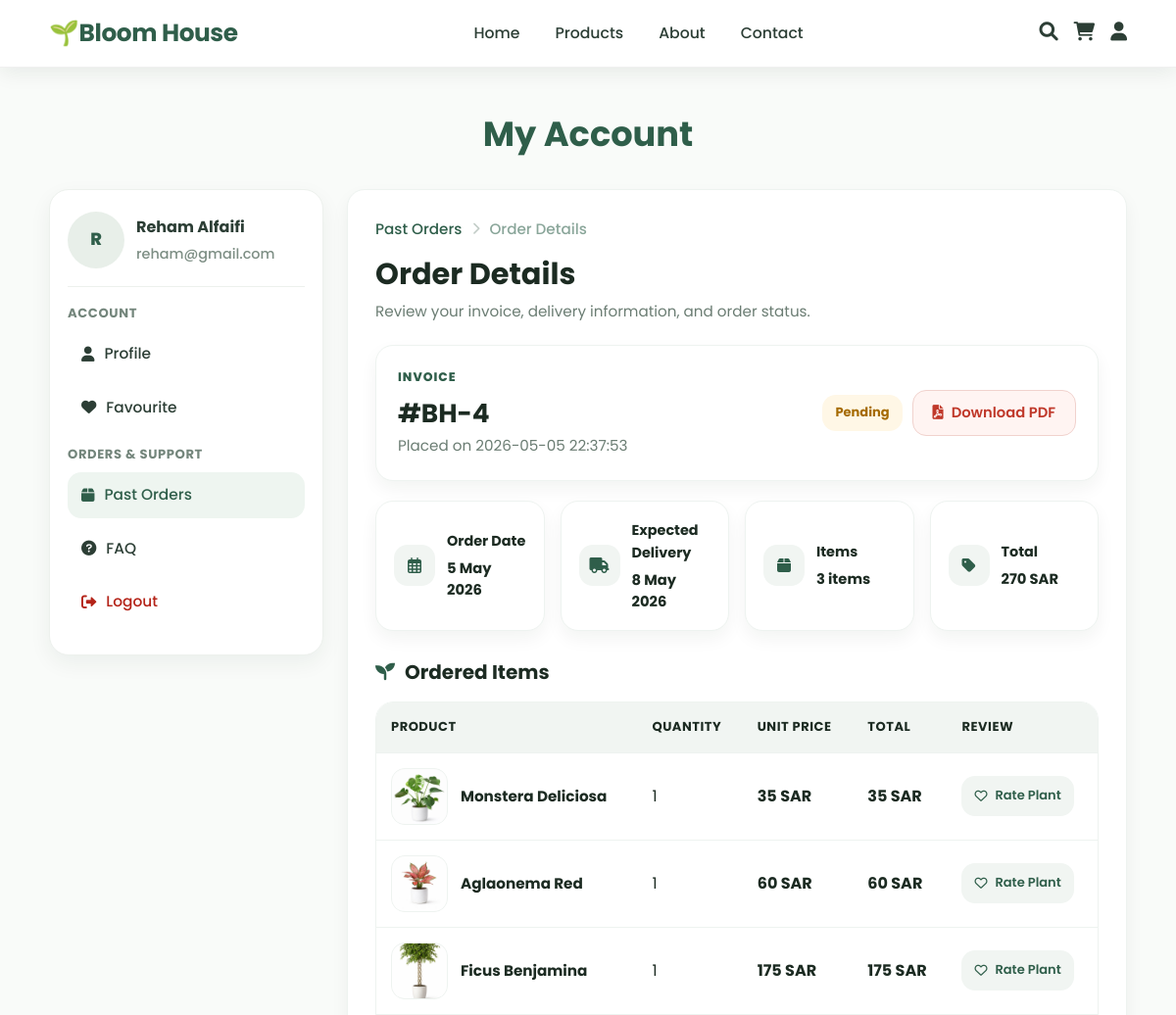
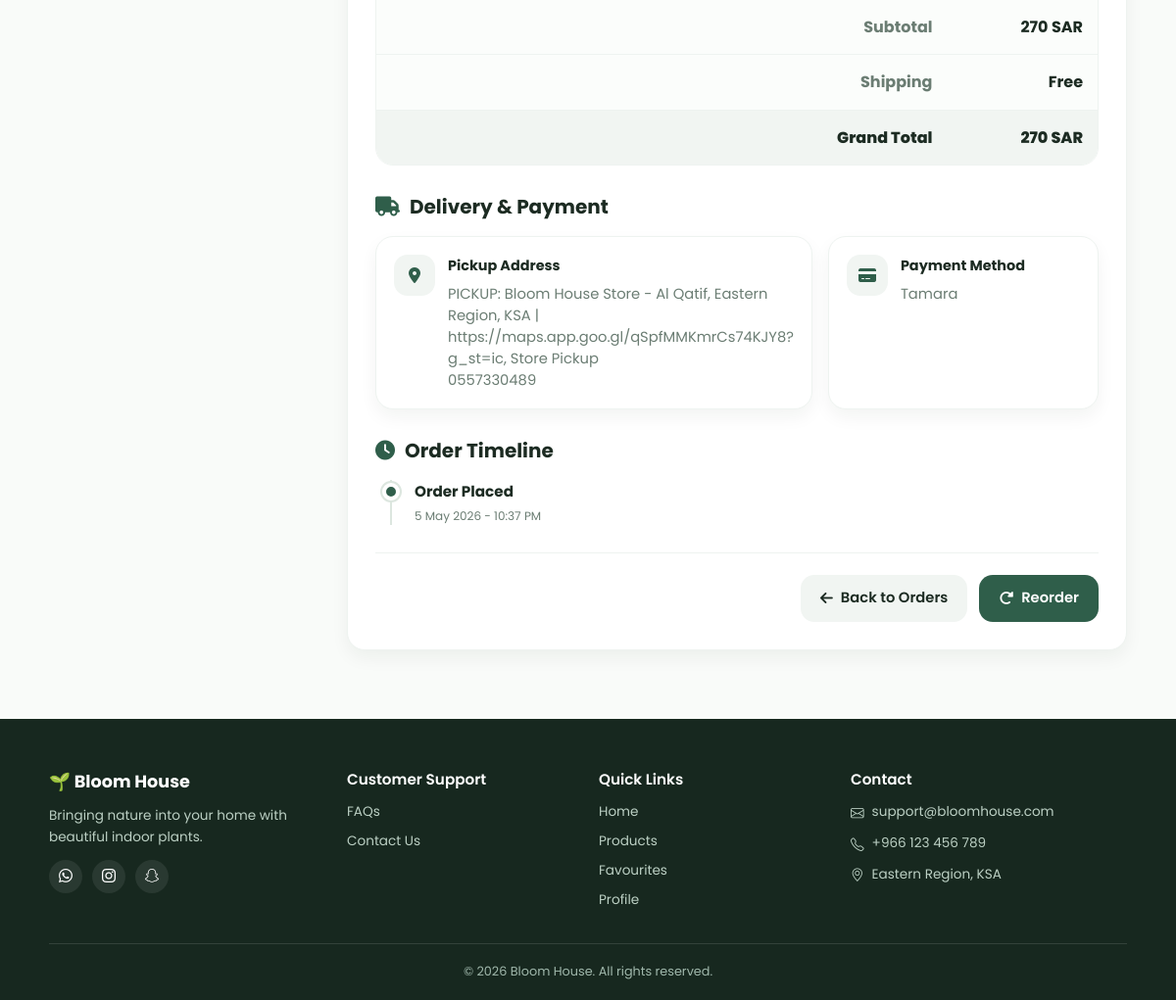
The app's page /past-order-details.php?order_id=4 (signed in) with its own data (2 pictures, top to bottom).
### tables this page shows
CREATE TABLE `user` (
  `user_id` int(11) NOT NULL,
  `first_name` varchar(50) NOT NULL,
  `last_name` varchar(50) NOT NULL,
  `email` varchar(100) NOT NULL,
  `password` varchar(255) NOT NULL,
  `phone` varchar(20) NOT NULL,
  `gender` varchar(10) DEFAULT NULL,
  `date_of_birth` date DEFAULT NULL
);

CREATE TABLE `orders` (
  `order_id` int(11) NOT NULL,
  `user_id` int(11) NOT NULL,
  `order_date` datetime NOT NULL,
  `order_status` varchar(50) NOT NULL,
  `shipping_address` varchar(255) NOT NULL,
  `payment_method` varchar(50) NOT NULL,
  `city` varchar(50) NOT NULL,
  `phone` varchar(20) NOT NULL,
  `discount` decimal(10,2) NOT NULL,
  `delivery_method` varchar(50) NOT NULL DEFAULT 'Delivery'
);

CREATE TABLE `orders_items` (
  `order_item_id` int(11) NOT NULL,
  `order_id` int(11) NOT NULL,
  `plant_id` int(11) NOT NULL,
  `quantity` int(11) NOT NULL,
  `unit_price` decimal(10,2) NOT NULL
);

CREATE TABLE `plants` (
  `plant_id` int(11) NOT NULL,
  `admin_id` int(11) DEFAULT NULL,
  `plant_name` varchar(100) NOT NULL,
  `description` text NOT NULL,
  `price` decimal(10,2) NOT NULL,
  `stock_quantity` int(11) NOT NULL,
  `light_requirement` varchar(100) NOT NULL,
  `watering_instruction` text NOT NULL,
  `image` varchar(255) NOT NULL,
  `availability_status` varchar(50) NOT NULL,
  `category` varchar(50) NOT NULL,
  `height_cm` int(11) NOT NULL,
  `humidity_requirement` enum('Low','Medium','High') NOT NULL
);

### past-order-details.php (the view, shortened to what the rows shown need)
<?php
include("db_connect.php");
function safe($value)
{
    return htmlspecialchars((string) $value, ENT_QUOTES, 'UTF-8');
}
function money($value)
{
    return number_format((float) $value, 0);
}
$user_id = (int) $_SESSION['user_id'];
$order_id = isset($_GET['order_id']) ? intval($_GET['order_id']) : (isset($_GET['id']) ? intval($_GET['id']) : 0);
$user_sql = "SELECT first_name, last_name, email FROM user WHERE user_id = ? LIMIT 1";
$user_stmt = $conn->prepare($user_sql);
$user_stmt->bind_param("i", $user_id);
$user_stmt->execute();
$user_result = $user_stmt->get_result();
$current_user = $user_result->fetch_assoc();
$user_first = $current_user['first_name'] ?? 'User';
$user_last = $current_user['last_name'] ?? '';
$user_email = $current_user['email'] ?? '';
$user_full_name = trim($user_first . " " . $user_last);
$user_initial = strtoupper(substr($user_first, 0, 1));
$order_sql = "SELECT
                o.order_id, o.order_date, o.order_status, o.shipping_address, o.payment_method,
                o.city, o.phone, o.discount,
                u.first_name, u.last_name, u.email,
                COUNT(oi.order_item_id) AS items_count,
                COALESCE(SUM(oi.quantity * oi.unit_price), 0) AS subtotal
              FROM orders o
              LEFT JOIN user u ON o.user_id = u.user_id
              LEFT JOIN orders_items oi ON o.order_id = oi.order_id
              WHERE o.order_id = ? AND o.user_id = ?
              GROUP BY o.order_id";
$stmt = $conn->prepare($order_sql);
$stmt->bind_param("ii", $order_id, $user_id);
$stmt->execute();
$order = $stmt->get_result()->fetch_assoc();
$items_sql = "SELECT oi.quantity, oi.unit_price, p.plant_id, p.plant_name, p.image,
                     (SELECT review_id FROM reviews r
                      WHERE r.user_id = ? AND r.order_id = oi.order_id AND r.plant_id = oi.plant_id
                      LIMIT 1) AS review_id
              FROM orders_items oi
              LEFT JOIN plants p ON oi.plant_id = p.plant_id
              WHERE oi.order_id = ?";
$stmt = $conn->prepare($items_sql);
$stmt->bind_param("ii", $user_id, $order_id);
$stmt->execute();
$items_result = $stmt->get_result();
$order_items = [];
while ($row = $items_result->fetch_assoc()) {
    $order_items[] = $row;
}
$status = strtolower($order['order_status']);
$statusClass = "sp-processing";
if ($status == "pending")
    $statusClass = "sp-pending";
elseif ($status == "processing")
    $statusClass = "sp-processing";
elseif ($status == "shipped")
    $statusClass = "sp-shipped";
elseif ($status == "delivered")
    $statusClass = "sp-delivered";
elseif ($status == "completed")
    $statusClass = "sp-completed";
elseif ($status == "cancelled")
    $statusClass = "sp-cancelled";
$delivery_date = date("j M Y", strtotime($order['order_date'] . " +3 days"));
$is_pickup = (stripos($order['shipping_address'] ?? '', 'PICKUP') !== false || stripos($order['shipping_address'] ?? '', 'Store Pickup') !== false);
$timeline_steps = [
    "pending" => ["Order Placed"],
    "processing" => ["Order Placed", "Order Confirmed", "Preparing Order"],
    "shipped" => ["Order Placed", "Order Confirmed", "Order Shipped", "Out for Delivery"],
    "delivered" => ["Order Placed", "Order Confirmed", "Order Shipped", "Out for Delivery", "Delivered"]
];
$active_steps = $timeline_steps[$status] ?? ["Order Placed"];
    ?>
<!DOCTYPE html>
<html lang="en">
<head>
    <link rel="stylesheet" href="css/layout.css">
    <link rel="stylesheet" href="css/past-order-details.css?v=50">
    <link rel="stylesheet" href="https://cdn.jsdelivr.net/npm/bootstrap-icons/font/bootstrap-icons.css">
    <link rel="stylesheet" href="https://cdnjs.cloudflare.com/ajax/libs/font-awesome/6.0.0/css/all.min.css">
</head>
<body>
    <main class="account-page">
        <div class="container">
            <h1 class="account-main-title no-print">My Account</h1>
            <div class="account-layout">
                <aside class="account-sidebar no-print">
                    <div class="user-box">
                        <div class="user-avatar"><span><?php echo safe($user_initial); ?></span></div>
                        <div class="user-meta">
                            <div class="user-name"><?php echo safe($user_full_name); ?></div>
                            <div class="user-email"><?php echo safe($user_email); ?></div>
                        </div>
                    </div>
                </aside>
                <section class="order-details-container invoice-card" id="invoiceArea">
                    <div class="page-title details-title-block no-print">
                        <h1>Order Details</h1>
                    </div>
                    <div class="invoice-header-card">
                        <div>
                            <p class="page-label">INVOICE</p>
                            <h2>#BH-<?php echo safe($order['order_id']); ?></h2>
                            <p class="muted-text">Placed on <?php echo safe($order['order_date']); ?></p>
                        </div>
                        <div class="invoice-actions no-print">
                            <span
                                class="status-pill <?php echo safe($statusClass); ?>"><?php echo safe(ucfirst($order['order_status'])); ?></span>
                            <button class="btn-soft-pdf" type="button" onclick="downloadInvoicePDF()"><i
                                    class="fas fa-file-pdf"></i> Download PDF</button>
                        </div>
                    </div>
                    <div class="order-info-grid">
                        <div class="info-card">
                            <div class="info-content">
                                <h4>Order Date</h4>
                                <p><?php echo date("j M Y", strtotime($order['order_date'])); ?></p>
                            </div>
                        </div>
                        <div class="info-card">
                            <div class="info-content">
                                <h4>Expected Delivery</h4>
                                <p><?php echo $delivery_date; ?></p>
                            </div>
                        </div>
                    </div>
                    <h2 class="section-title"><i class="fas fa-seedling"></i> Ordered Items</h2>
                    <div class="table-wrap">
                        <table class="products-table">
                            <thead>
                                <tr>
                                    <th>Product</th>
                                    <th>Quantity</th>
                                    <th>Unit Price</th>
                                    <th>Total</th>
                                    <th class="no-print">Review</th>
                                </tr>
                            </thead>
                            <tbody>
                                <?php foreach ($order_items as $item) {
                                    $item_total = $item['quantity'] * $item['unit_price'];
                                    $img = !empty($item['image']) ? "images/plants/" . $item['image'] : "images/plants/monstera.jpeg";
                                    ?>
                                    <tr>
                                        <td>
                                            <div class="product-info">
                                                <div class="product-image"><img src="<?php echo safe($img); ?>"
                                                        alt="<?php echo safe($item['plant_name']); ?>"></div>
                                                <div class="product-details">
                                                    <h4><?php echo safe($item['plant_name'] ?: 'Plant'); ?></h4>
                                                </div>
                                            </div>
                                        </td>
                                        <td><?php echo safe($item['quantity']); ?></td>
                                        <td class="price"><?php echo money($item['unit_price']); ?> SAR</td>
                                        <td class="price"><?php echo money($item_total); ?> SAR</td>
                                        <td class="no-print">
                                            <?php if (!empty($item['plant_id'])) { ?>
                                                <?php if (!empty($item['review_id'])) { ?>
                                                    <a class="rate-link rated"
                                                        href="review-plant.php?order_id=<?php echo safe($order_id); ?>&plant_id=<?php echo safe($item['plant_id']); ?>">
                                                        <i class="fas fa-heart"></i> Edit Review
                                                    </a>
                                                <?php } else { ?>
                                                    <a class="rate-link"
                                                        href="review-plant.php?order_id=<?php echo safe($order_id); ?>&plant_id=<?php echo safe($item['plant_id']); ?>">
                                                        <i class="far fa-heart"></i> Rate Plant
                                                    </a>
                                                <?php } ?>
                                            <?php } ?>
                                        </td>
                                    </tr>
                                <?php } ?>
                            </tbody>
                        </table>
                    </div>
                    <h2 class="section-title"><i class="fas fa-truck"></i> Delivery & Payment</h2>
                    <div class="delivery-grid">
                        <div class="delivery-card">
                            <div class="delivery-content">
                                <h4><?php echo $is_pickup ? 'Pickup Address' : 'Delivery Address'; ?></h4>
                                <p><?php echo safe($order['shipping_address']); ?><?php echo !empty($order['city']) ? ', ' . safe($order['city']) : ''; ?>
                                </p>
                                <p><?php echo safe($order['phone']); ?></p>
                            </div>
                        </div>
                        <div class="delivery-card">
                            <div class="delivery-content">
                                <h4>Payment Method</h4>
                                <p><?php echo safe($order['payment_method']); ?></p>
                            </div>
                        </div>
                    </div>
                    <h2 class="section-title no-print"><i class="fas fa-clock"></i> Order Timeline</h2>
                    <div class="timeline no-print">
                        <?php foreach ($active_steps as $index => $step) { ?>
                            <div class="timeline-item">
                                <div class="timeline-dot"></div>
                                <div class="timeline-content">
                                    <h4><?php echo safe($step); ?></h4>
                                    <p><?php echo date("j M Y - g:i A", strtotime($order['order_date'] . " +" . ($index * 4) . " hours")); ?>
                                    </p>
                                </div>
                            </div>
                        <?php } ?>
                    </div>
                </section>
            </div>
        </div>
    </main>
</body>
</html>

### records on screen
user: first_name "R", safe($user_full_name) "Reham Alfaifi", email "reham@gmail.com"
orders: order_id "4", order_date "2026-05-05 22:37:53", order_status "Pending", order_date "5 May 2026", order_date "8 May 2026", shipping_address "PICKUP: Bloom House Store - Al Qatif, Eastern Region, KSA | https://maps.app.goo.gl/qSpfMMKmrCs74KJY8?g_st=ic", city "Store Pickup", phone "0557330489", payment_method "Tamara", order_status "Order Placed", order_date "5 May 2026 - 10:37 PM"
orders_items: plant.image (picture), plant.plant_name "Monstera Deliciosa", quantity "1", unit_price "35", money($item_total) "35"
orders_items: plant.image (picture), plant.plant_name "Aglaonema Red", quantity "1", unit_price "60", money($item_total) "60"
orders_items: plant.image (picture), plant.plant_name "Ficus Benjamina", quantity "1", unit_price "175", money($item_total) "175"

### other values on screen
safe($order['items_count']) "3"
money($total) "270"
money($subtotal) "270"
